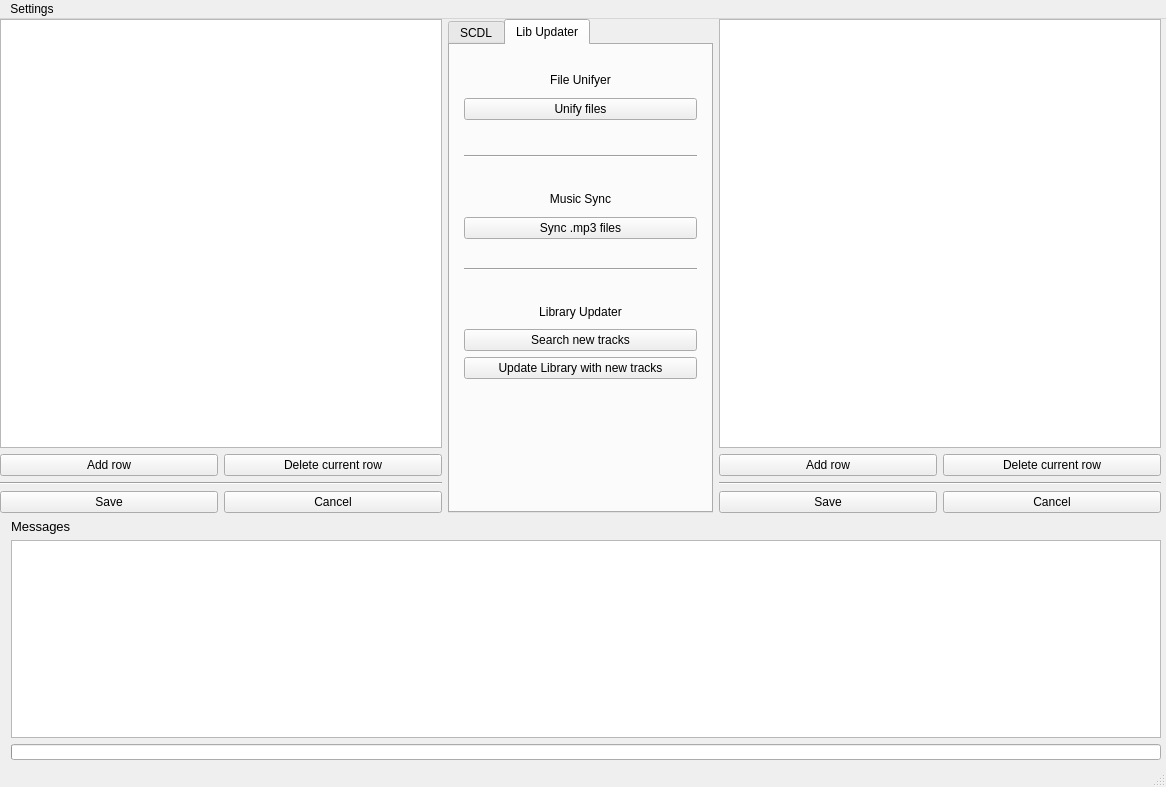
<?xml version="1.0" encoding="UTF-8"?>
<ui version="4.0">
 <class>MainWindow</class>
 <widget class="QMainWindow" name="MainWindow">
  <property name="geometry">
   <rect>
    <x>0</x>
    <y>0</y>
    <width>1166</width>
    <height>787</height>
   </rect>
  </property>
  <property name="windowTitle">
   <string>MainWindow</string>
  </property>
  <widget class="QWidget" name="centralwidget">
   <widget class="QWidget" name="gridLayoutWidget_5">
    <property name="geometry">
     <rect>
      <x>0</x>
      <y>0</y>
      <width>1161</width>
      <height>741</height>
     </rect>
    </property>
    <layout class="QGridLayout" name="gridLayout" rowstretch="4,0" columnstretch="5,3,5">
     <item row="0" column="0">
      <layout class="QGridLayout" name="grid_left">
       <item row="3" column="0">
        <widget class="QPushButton" name="btn_save_left">
         <property name="text">
          <string>Save</string>
         </property>
        </widget>
       </item>
       <item row="1" column="1">
        <widget class="QPushButton" name="btn_delrow_left">
         <property name="text">
          <string>Delete current row</string>
         </property>
        </widget>
       </item>
       <item row="3" column="1">
        <widget class="QPushButton" name="btn_cancel_left">
         <property name="text">
          <string>Cancel</string>
         </property>
        </widget>
       </item>
       <item row="0" column="0" colspan="2">
        <widget class="QTableWidget" name="tbl_left"/>
       </item>
       <item row="1" column="0">
        <widget class="QPushButton" name="btn_addrow_left">
         <property name="text">
          <string>Add row</string>
         </property>
        </widget>
       </item>
       <item row="2" column="0" colspan="2">
        <widget class="Line" name="line_tbl_left">
         <property name="orientation">
          <enum>Qt::Horizontal</enum>
         </property>
        </widget>
       </item>
      </layout>
     </item>
     <item row="0" column="2">
      <layout class="QGridLayout" name="grid_right">
       <item row="1" column="0">
        <widget class="QPushButton" name="btn_addrow_right">
         <property name="text">
          <string>Add row</string>
         </property>
        </widget>
       </item>
       <item row="1" column="1">
        <widget class="QPushButton" name="btn_delrow_right">
         <property name="text">
          <string>Delete current row</string>
         </property>
        </widget>
       </item>
       <item row="3" column="0">
        <widget class="QPushButton" name="btn_save_right">
         <property name="text">
          <string>Save</string>
         </property>
        </widget>
       </item>
       <item row="0" column="0" colspan="2">
        <widget class="QTableWidget" name="tbl_right"/>
       </item>
       <item row="3" column="1">
        <widget class="QPushButton" name="btn_cancel_right">
         <property name="text">
          <string>Cancel</string>
         </property>
        </widget>
       </item>
       <item row="2" column="0" colspan="2">
        <widget class="Line" name="line_tbl_right">
         <property name="orientation">
          <enum>Qt::Horizontal</enum>
         </property>
        </widget>
       </item>
      </layout>
     </item>
     <item row="0" column="1">
      <widget class="QTabWidget" name="tabWidget">
       <property name="tabPosition">
        <enum>QTabWidget::North</enum>
       </property>
       <property name="tabShape">
        <enum>QTabWidget::Rounded</enum>
       </property>
       <property name="currentIndex">
        <number>1</number>
       </property>
       <widget class="QWidget" name="tab_scdl">
        <attribute name="title">
         <string>SCDL</string>
        </attribute>
        <widget class="QWidget" name="gridLayoutWidget_4">
         <property name="geometry">
          <rect>
           <x>0</x>
           <y>0</y>
           <width>261</width>
           <height>461</height>
          </rect>
         </property>
         <layout class="QGridLayout" name="glayout_SCDL" rowstretch="1,20,1,1,1,6,1,1,1,6,1">
          <item row="6" column="0">
           <spacer name="verticalSpacer_2">
            <property name="orientation">
             <enum>Qt::Vertical</enum>
            </property>
            <property name="sizeHint" stdset="0">
             <size>
              <width>20</width>
              <height>40</height>
             </size>
            </property>
           </spacer>
          </item>
          <item row="0" column="0">
           <spacer name="verticalSpacer_17">
            <property name="orientation">
             <enum>Qt::Vertical</enum>
            </property>
            <property name="sizeHint" stdset="0">
             <size>
              <width>20</width>
              <height>40</height>
             </size>
            </property>
           </spacer>
          </item>
          <item row="7" column="0">
           <widget class="Line" name="line_2">
            <property name="orientation">
             <enum>Qt::Horizontal</enum>
            </property>
           </widget>
          </item>
          <item row="3" column="0">
           <widget class="Line" name="line">
            <property name="orientation">
             <enum>Qt::Horizontal</enum>
            </property>
           </widget>
          </item>
          <item row="4" column="0">
           <spacer name="verticalSpacer_3">
            <property name="orientation">
             <enum>Qt::Vertical</enum>
            </property>
            <property name="sizeHint" stdset="0">
             <size>
              <width>20</width>
              <height>40</height>
             </size>
            </property>
           </spacer>
          </item>
          <item row="8" column="0">
           <spacer name="verticalSpacer">
            <property name="orientation">
             <enum>Qt::Vertical</enum>
            </property>
            <property name="sizeHint" stdset="0">
             <size>
              <width>20</width>
              <height>40</height>
             </size>
            </property>
           </spacer>
          </item>
          <item row="1" column="0">
           <layout class="QGridLayout" name="glayout_pl_search" rowstretch="1,1,1,1,2,1,0" columnstretch="1,30,1">
            <item row="1" column="2" rowspan="4">
             <spacer name="horizontalSpacer_2">
              <property name="orientation">
               <enum>Qt::Horizontal</enum>
              </property>
              <property name="sizeHint" stdset="0">
               <size>
                <width>40</width>
                <height>20</height>
               </size>
              </property>
             </spacer>
            </item>
            <item row="5" column="1">
             <widget class="QPlainTextEdit" name="TxtEdit_pl_search">
              <property name="placeholderText">
               <string>Insert Text</string>
              </property>
             </widget>
            </item>
            <item row="1" column="1">
             <widget class="QPushButton" name="btn_pl_search">
              <property name="text">
               <string>Find Playlists</string>
              </property>
             </widget>
            </item>
            <item row="6" column="1">
             <spacer name="verticalSpacer_18">
              <property name="orientation">
               <enum>Qt::Vertical</enum>
              </property>
              <property name="sizeHint" stdset="0">
               <size>
                <width>20</width>
                <height>40</height>
               </size>
              </property>
             </spacer>
            </item>
            <item row="3" column="1">
             <widget class="QRadioButton" name="rbtn_pl_search_name">
              <property name="text">
               <string>Specify Playlists via Name</string>
              </property>
             </widget>
            </item>
            <item row="1" column="0" rowspan="4">
             <spacer name="horizontalSpacer">
              <property name="orientation">
               <enum>Qt::Horizontal</enum>
              </property>
              <property name="sizeHint" stdset="0">
               <size>
                <width>40</width>
                <height>20</height>
               </size>
              </property>
             </spacer>
            </item>
            <item row="0" column="0" colspan="3">
             <widget class="QLabel" name="lbl_pl_search">
              <property name="sizePolicy">
               <sizepolicy hsizetype="Preferred" vsizetype="Maximum">
                <horstretch>0</horstretch>
                <verstretch>0</verstretch>
               </sizepolicy>
              </property>
              <property name="text">
               <string>Playlist Search Engine</string>
              </property>
              <property name="alignment">
               <set>Qt::AlignCenter</set>
              </property>
             </widget>
            </item>
            <item row="4" column="1">
             <widget class="QRadioButton" name="rbtn_pl_search_key">
              <property name="text">
               <string>Specify Name Keywords</string>
              </property>
              <property name="autoExclusive">
               <bool>true</bool>
              </property>
             </widget>
            </item>
            <item row="2" column="1">
             <widget class="QRadioButton" name="rbtn_pl_all">
              <property name="text">
               <string>Find all Playlists</string>
              </property>
              <property name="checked">
               <bool>true</bool>
              </property>
             </widget>
            </item>
           </layout>
          </item>
          <item row="2" column="0">
           <spacer name="verticalSpacer_4">
            <property name="orientation">
             <enum>Qt::Vertical</enum>
            </property>
            <property name="sizeHint" stdset="0">
             <size>
              <width>20</width>
              <height>40</height>
             </size>
            </property>
           </spacer>
          </item>
          <item row="9" column="0">
           <layout class="QGridLayout" name="glayout_track_dl" rowstretch="0,0,0" columnstretch="1,30,1">
            <item row="2" column="2">
             <spacer name="horizontalSpacer_6">
              <property name="orientation">
               <enum>Qt::Horizontal</enum>
              </property>
              <property name="sizeHint" stdset="0">
               <size>
                <width>40</width>
                <height>20</height>
               </size>
              </property>
             </spacer>
            </item>
            <item row="2" column="1">
             <widget class="QPushButton" name="btn_track_dl">
              <property name="text">
               <string>Download Tracks</string>
              </property>
             </widget>
            </item>
            <item row="2" column="0">
             <spacer name="horizontalSpacer_5">
              <property name="orientation">
               <enum>Qt::Horizontal</enum>
              </property>
              <property name="sizeHint" stdset="0">
               <size>
                <width>40</width>
                <height>20</height>
               </size>
              </property>
             </spacer>
            </item>
            <item row="1" column="1">
             <widget class="QLabel" name="lbl_track_dl">
              <property name="sizePolicy">
               <sizepolicy hsizetype="Preferred" vsizetype="Maximum">
                <horstretch>0</horstretch>
                <verstretch>0</verstretch>
               </sizepolicy>
              </property>
              <property name="text">
               <string>Track Downloader</string>
              </property>
              <property name="alignment">
               <set>Qt::AlignCenter</set>
              </property>
             </widget>
            </item>
           </layout>
          </item>
          <item row="10" column="0">
           <spacer name="verticalSpacer_5">
            <property name="orientation">
             <enum>Qt::Vertical</enum>
            </property>
            <property name="sizeHint" stdset="0">
             <size>
              <width>20</width>
              <height>40</height>
             </size>
            </property>
           </spacer>
          </item>
          <item row="5" column="0">
           <layout class="QGridLayout" name="glayout_track_ext" rowstretch="10,0" columnstretch="1,30,1">
            <item row="1" column="1">
             <widget class="QPushButton" name="btn_track_ext">
              <property name="text">
               <string>Extract Tracks</string>
              </property>
             </widget>
            </item>
            <item row="1" column="0">
             <spacer name="horizontalSpacer_3">
              <property name="orientation">
               <enum>Qt::Horizontal</enum>
              </property>
              <property name="sizeHint" stdset="0">
               <size>
                <width>40</width>
                <height>20</height>
               </size>
              </property>
             </spacer>
            </item>
            <item row="1" column="2">
             <spacer name="horizontalSpacer_4">
              <property name="orientation">
               <enum>Qt::Horizontal</enum>
              </property>
              <property name="sizeHint" stdset="0">
               <size>
                <width>40</width>
                <height>20</height>
               </size>
              </property>
             </spacer>
            </item>
            <item row="0" column="1">
             <widget class="QLabel" name="lbl_track_ext">
              <property name="sizePolicy">
               <sizepolicy hsizetype="Preferred" vsizetype="Maximum">
                <horstretch>0</horstretch>
                <verstretch>0</verstretch>
               </sizepolicy>
              </property>
              <property name="text">
               <string>Track Extractor</string>
              </property>
              <property name="alignment">
               <set>Qt::AlignCenter</set>
              </property>
             </widget>
            </item>
           </layout>
          </item>
         </layout>
        </widget>
       </widget>
       <widget class="QWidget" name="tab_lib">
        <attribute name="title">
         <string>Lib Updater</string>
        </attribute>
        <widget class="QWidget" name="gridLayoutWidget_3">
         <property name="geometry">
          <rect>
           <x>0</x>
           <y>0</y>
           <width>261</width>
           <height>451</height>
          </rect>
         </property>
         <layout class="QGridLayout" name="glayout_lib_updater" rowstretch="1,1,5,1,1,1,1,5,1,1,1,1,5,5,5" columnstretch="1,30,1">
          <item row="14" column="1">
           <spacer name="verticalSpacer_7">
            <property name="orientation">
             <enum>Qt::Vertical</enum>
            </property>
            <property name="sizeHint" stdset="0">
             <size>
              <width>20</width>
              <height>40</height>
             </size>
            </property>
           </spacer>
          </item>
          <item row="2" column="1">
           <widget class="QPushButton" name="btn_file_uni">
            <property name="text">
             <string>Unify files</string>
            </property>
           </widget>
          </item>
          <item row="13" column="1">
           <widget class="QPushButton" name="btn_file_uni_4">
            <property name="text">
             <string>Update Library with new tracks</string>
            </property>
           </widget>
          </item>
          <item row="2" column="2">
           <spacer name="horizontalSpacer_8">
            <property name="orientation">
             <enum>Qt::Horizontal</enum>
            </property>
            <property name="sizeHint" stdset="0">
             <size>
              <width>40</width>
              <height>20</height>
             </size>
            </property>
           </spacer>
          </item>
          <item row="8" column="1">
           <spacer name="verticalSpacer_8">
            <property name="orientation">
             <enum>Qt::Vertical</enum>
            </property>
            <property name="sizeHint" stdset="0">
             <size>
              <width>20</width>
              <height>40</height>
             </size>
            </property>
           </spacer>
          </item>
          <item row="10" column="1">
           <spacer name="verticalSpacer_9">
            <property name="orientation">
             <enum>Qt::Vertical</enum>
            </property>
            <property name="sizeHint" stdset="0">
             <size>
              <width>20</width>
              <height>40</height>
             </size>
            </property>
           </spacer>
          </item>
          <item row="11" column="0" colspan="3">
           <widget class="QLabel" name="lbl_file_uni_3">
            <property name="text">
             <string>Library Updater</string>
            </property>
            <property name="alignment">
             <set>Qt::AlignCenter</set>
            </property>
           </widget>
          </item>
          <item row="5" column="1">
           <spacer name="verticalSpacer_10">
            <property name="orientation">
             <enum>Qt::Vertical</enum>
            </property>
            <property name="sizeHint" stdset="0">
             <size>
              <width>20</width>
              <height>40</height>
             </size>
            </property>
           </spacer>
          </item>
          <item row="1" column="0" colspan="3">
           <widget class="QLabel" name="lbl_file_uni">
            <property name="text">
             <string>File Unifyer</string>
            </property>
            <property name="alignment">
             <set>Qt::AlignCenter</set>
            </property>
           </widget>
          </item>
          <item row="6" column="0" colspan="3">
           <widget class="QLabel" name="lbl_file_uni_2">
            <property name="text">
             <string>Music Sync</string>
            </property>
            <property name="alignment">
             <set>Qt::AlignCenter</set>
            </property>
           </widget>
          </item>
          <item row="7" column="1">
           <widget class="QPushButton" name="btn_file_uni_2">
            <property name="text">
             <string>Sync .mp3 files</string>
            </property>
           </widget>
          </item>
          <item row="12" column="1">
           <widget class="QPushButton" name="btn_file_uni_3">
            <property name="text">
             <string>Search new tracks</string>
            </property>
           </widget>
          </item>
          <item row="3" column="1">
           <spacer name="verticalSpacer_6">
            <property name="orientation">
             <enum>Qt::Vertical</enum>
            </property>
            <property name="sizeHint" stdset="0">
             <size>
              <width>20</width>
              <height>40</height>
             </size>
            </property>
           </spacer>
          </item>
          <item row="0" column="1">
           <spacer name="verticalSpacer_11">
            <property name="orientation">
             <enum>Qt::Vertical</enum>
            </property>
            <property name="sizeHint" stdset="0">
             <size>
              <width>20</width>
              <height>40</height>
             </size>
            </property>
           </spacer>
          </item>
          <item row="2" column="0" rowspan="2">
           <spacer name="horizontalSpacer_7">
            <property name="orientation">
             <enum>Qt::Horizontal</enum>
            </property>
            <property name="sizeHint" stdset="0">
             <size>
              <width>40</width>
              <height>20</height>
             </size>
            </property>
           </spacer>
          </item>
          <item row="4" column="1">
           <widget class="Line" name="line_4">
            <property name="orientation">
             <enum>Qt::Horizontal</enum>
            </property>
           </widget>
          </item>
          <item row="9" column="1">
           <widget class="Line" name="line_3">
            <property name="orientation">
             <enum>Qt::Horizontal</enum>
            </property>
           </widget>
          </item>
         </layout>
        </widget>
       </widget>
      </widget>
     </item>
     <item row="1" column="0" colspan="3">
      <layout class="QGridLayout" name="glayout_msg" rowstretch="2,40,1" columnstretch="1,100">
       <item row="0" column="1">
        <widget class="QLabel" name="lbl_msg">
         <property name="font">
          <font>
           <pointsize>10</pointsize>
          </font>
         </property>
         <property name="text">
          <string>Messages</string>
         </property>
        </widget>
       </item>
       <item row="1" column="1">
        <widget class="QTextEdit" name="txtedit_messages">
         <property name="enabled">
          <bool>true</bool>
         </property>
         <property name="readOnly">
          <bool>true</bool>
         </property>
        </widget>
       </item>
       <item row="0" column="0" rowspan="2">
        <spacer name="horizontalSpacer_9">
         <property name="orientation">
          <enum>Qt::Horizontal</enum>
         </property>
         <property name="sizeHint" stdset="0">
          <size>
           <width>40</width>
           <height>20</height>
          </size>
         </property>
        </spacer>
       </item>
       <item row="2" column="1">
        <widget class="QProgressBar" name="progressBar">
         <property name="sizePolicy">
          <sizepolicy hsizetype="Expanding" vsizetype="Expanding">
           <horstretch>0</horstretch>
           <verstretch>0</verstretch>
          </sizepolicy>
         </property>
         <property name="value">
          <number>0</number>
         </property>
         <property name="textVisible">
          <bool>false</bool>
         </property>
         <property name="orientation">
          <enum>Qt::Horizontal</enum>
         </property>
         <property name="textDirection">
          <enum>QProgressBar::TopToBottom</enum>
         </property>
        </widget>
       </item>
      </layout>
     </item>
    </layout>
   </widget>
  </widget>
  <widget class="QMenuBar" name="menubar">
   <property name="geometry">
    <rect>
     <x>0</x>
     <y>0</y>
     <width>1166</width>
     <height>22</height>
    </rect>
   </property>
   <widget class="QMenu" name="menuSettings">
    <property name="title">
     <string>Settings</string>
    </property>
   </widget>
   <addaction name="menuSettings"/>
  </widget>
  <widget class="QStatusBar" name="statusbar"/>
  <action name="actionrfsey">
   <property name="text">
    <string>rfsey</string>
   </property>
  </action>
 </widget>
 <resources/>
 <connections/>
</ui>
